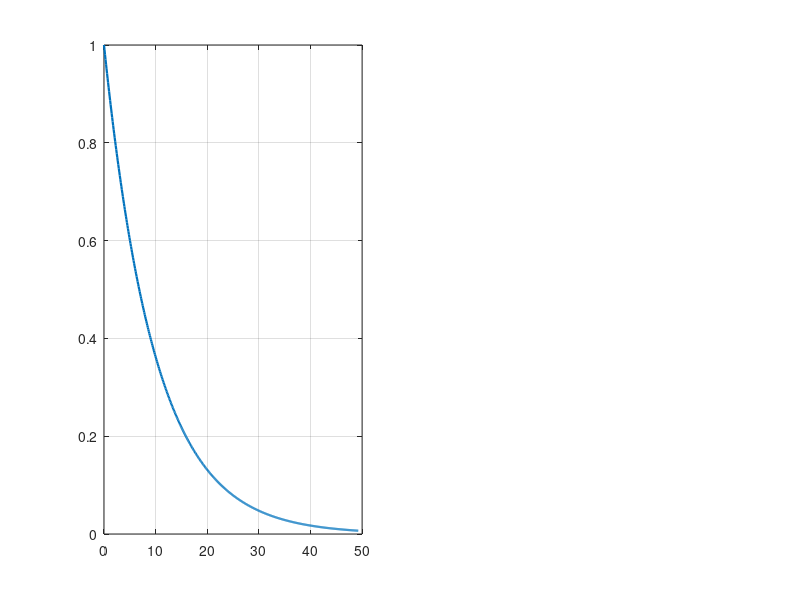

Reproduce this figure in MATLAB. (Note: this script raises an error after producing the figure.)
% flow_decay_steady.m - flow steadiness from measured head decay

% fluid (water)
rho = 1000;     % density [kg/m^3]
mu  = 1e-3;     % viscosity [Pa*s]
g   = 9.81;     % [m/s^2]

% geometry
A = 3.0e-5;     % reservoir area [m^2] (P1000 tip, d ~ 6.2 mm)
w = 4e-3;       % channel width [m]
h = 75e-6;      % channel height [m]

% measured decay (N = 3)
dh_at = 0.015;      % head at measurement [m]
dhdt  = 4.23e-7;    % decay rate [m/s]

% operating point
dH0 = 0.02;         % initial head [m]
t_w = [60, 300];    % imaging windows [s]

%% tau and velocity change
tau     = dh_at / dhdt;             % [s]
dv_frac = 1 - exp(-t_w ./ tau);

%% operating point
R   = 2*tau*rho*g / A;      % resistance [Pa*s/m^3]
Q0  = rho*g*dH0 / R;        % flow rate [m^3/s]
v0  = Q0 / (w*h);           % mean velocity [m/s]
shr = 6*v0 / h;             % wall shear rate [1/s]
Re  = rho*v0*(2*h) / mu;    % Reynolds, D_h = 2h

fprintf('tau        = %.2f hr\n',        tau/3600);
fprintf('R          = %.2e Pa*s/m^3\n',  R);
fprintf('Q0         = %.2f uL/min\n',    Q0*1e9*60);
fprintf('v0         = %.1f um/s\n',      v0*1e6);
fprintf('wall shear = %.1f 1/s\n',       shr);
fprintf('Re         = %.1e\n',           Re);
for k = 1:numel(t_w)
    fprintf('dv/v0 at %5d s = %.2f %%\n', t_w(k), 100*dv_frac(k));
end

%% plots
figure;

% full decay
subplot(1,2,1); hold on; box on; grid on;
t_tot = linspace(0, 5*tau, 500);
plot(t_tot/3600, exp(-t_tot ./ tau), 'LineWidth', 1.6);
xline(tau/3600, '--', '\tau', 'Color', [.5 .5 .5]);
xlabel('time (hr)');
ylabel('normalized velocity v/v_0');
title('Full decay');

% 5 min window
subplot(1,2,2); hold on; box on; grid on;
t5 = linspace(0, 300, 500);
plot(t5, exp(-t5 ./ tau), 'LineWidth', 1.6);
plot(t_w, exp(-t_w ./ tau), 'ko', 'MarkerFaceColor', 'k');
for k = 1:numel(t_w)
    text(t_w(k), exp(-t_w(k)/tau), sprintf('  %.3f', exp(-t_w(k)/tau)), ...
        'VerticalAlignment', 'top', 'FontSize', 9);
end
ylim([0.99 1.001]);
xlabel('time (s)');
ylabel('normalized velocity v/v_0');
title('Over a 5-min acquisition');
